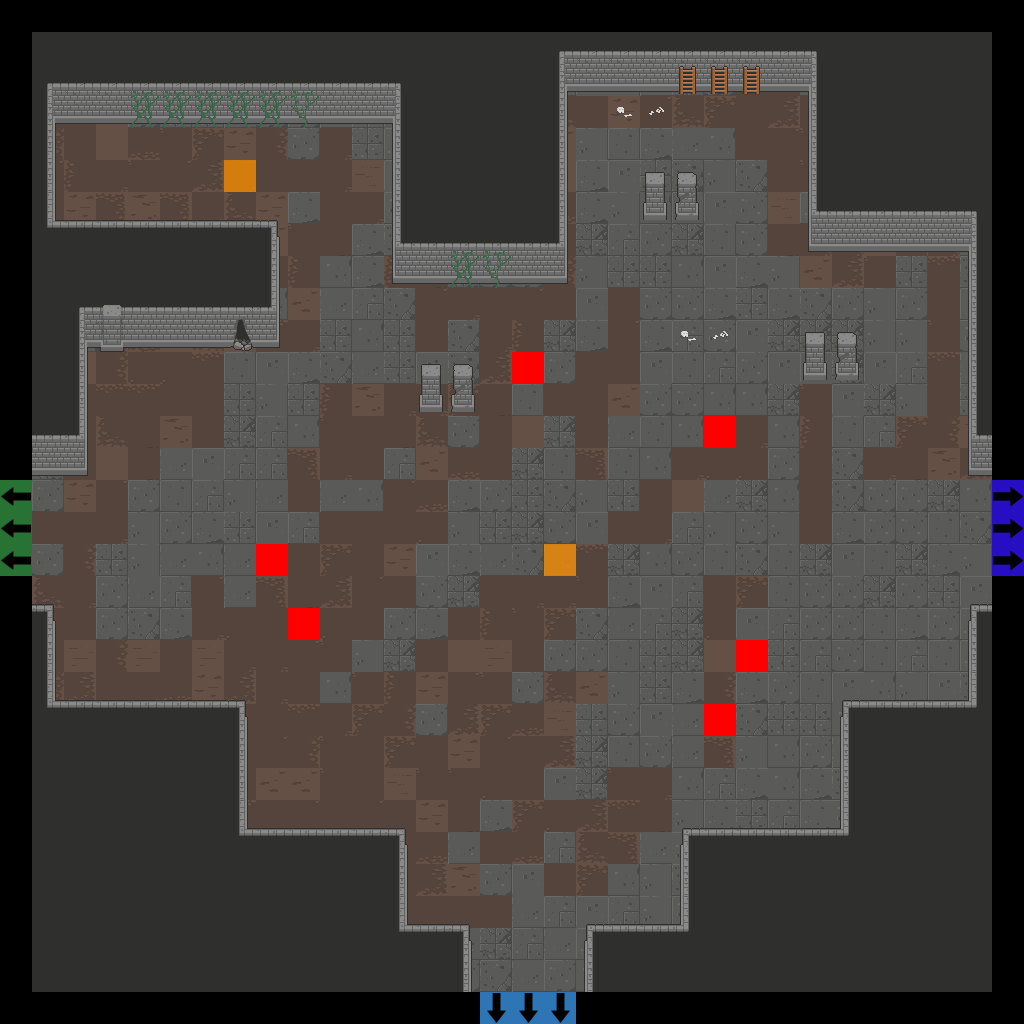

A 2D game scene composited from a Tiled map and its tileset images. What follows is a short description and the map's XML, with each tile layer's data collapsed to a summary:
An orthogonal 32x32 tile map with 32x32 px tiles, 7 tile layers (Floor, Walls, Doors, Pillars, ...), 2 tilesets.

<map version="1.2" tiledversion="2019.04.18" orientation="orthogonal" renderorder="right-down" width="32" height="32" tilewidth="32" tileheight="32" infinite="0" nextlayerid="22" nextobjectid="1">
 <tileset firstgid="1" source="Dungeon_Tileset_2.tsx" />
 <tileset firstgid="321" source="flags.tsx" />
 <layer id="15" name="Floor" width="32" height="32">
  <data>[1024 cells, 900 non-empty, 42 distinct tile ids]</data>
 </layer>
 <layer id="16" name="Walls" width="32" height="32">
  <data>[1024 cells, 399 non-empty, 32 distinct tile ids]</data>
 </layer>
 <layer id="17" name="Doors" width="32" height="32">
  <data>[1024 cells, 0 non-empty, 0 distinct tile ids]</data>
 </layer>
 <layer id="18" name="Pillars" width="32" height="32">
  <data>[1024 cells, 12 non-empty, 4 distinct tile ids]</data>
 </layer>
 <layer id="19" name="Candles" width="32" height="32">
  <data>[1024 cells, 0 non-empty, 0 distinct tile ids]</data>
 </layer>
 <layer id="20" name="Debris" width="32" height="32">
  <data>[1024 cells, 23 non-empty, 7 distinct tile ids]</data>
 </layer>
 <layer id="21" name="Flags" width="32" height="32">
  <data>[1024 cells, 17 non-empty, 5 distinct tile ids]</data>
 </layer>
</map>
